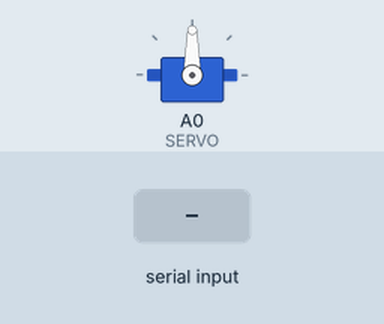
The sketch below on a simulated Arduino Uno, built with avr-gcc and run on an emulated ATmega328P. Shown: servo. Inputs (shaded band) come from the test bench. What the sketch prints to the serial monitor is not drawn.

Above: at 1.2 s.
1.3 s: "1" received over Serial
At 1.7 s:
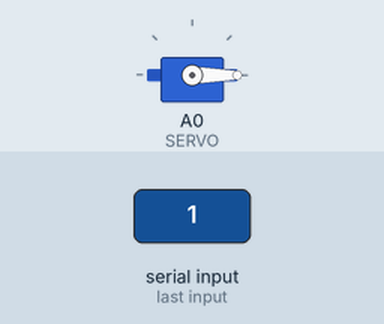
2.8 s: "3" received over Serial
At 4.0 s:
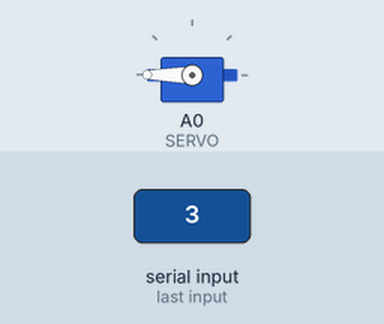
4.3 s: "2" received over Serial
At 5.2 s:
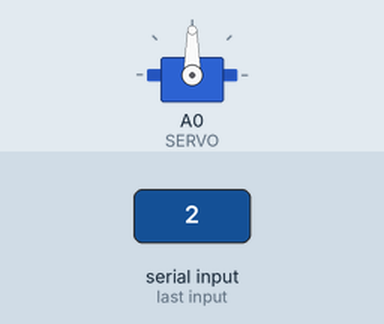
Timing chart, 0 to 7.3 s (numbered marks = the images above; inputs shaded):
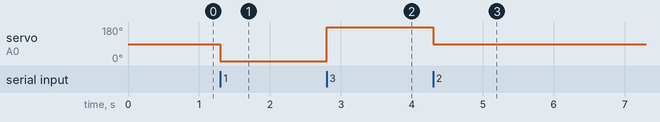

The sketch:

servo.ino
```cpp
// 키보드 문자로 서보모더 제어
#include <Servo.h>
#define SERVO A0
Servo servo;

void setup() {
  pinMode(SERVO, OUTPUT);
  servo.attach(SERVO);
  Serial.begin(9600);
  Serial.println("키보드로 1, 2, 3을 눌러보세요.");
}

void loop() {
  if(Serial.available()){
    char c = Serial.read();
    if(c == '1'){
      servo.write(0);
    } else if(c == '2'){
      servo.write(90);
    } else if(c == '3'){
      servo.write(180);
    }
  }

}
```

Measured:
- after the input at 1.3 s, servo on A0 (SERVO): 90° → 0° at once
- after the input at 2.8 s, servo on A0 (SERVO): 0° → 180° at once
- after the input at 4.3 s, servo on A0 (SERVO): 180° → 90° at once
